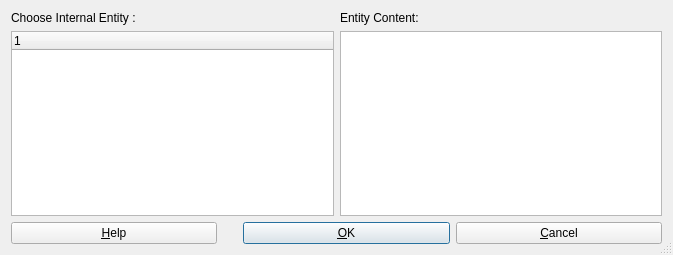
<ui version="4.0" >
 <class>InsertIntEntityDialogBase</class>
 <widget class="QDialog" name="InsertIntEntityDialogBase" >
  <property name="geometry" >
   <rect>
    <x>0</x>
    <y>0</y>
    <width>673</width>
    <height>255</height>
   </rect>
  </property>
  <property name="windowTitle" >
   <string>Insert Internal Entity</string>
  </property>
  <property name="sizeGripEnabled" >
   <bool>true</bool>
  </property>
  <layout class="QGridLayout" >
   <property name="leftMargin" >
    <number>11</number>
   </property>
   <property name="topMargin" >
    <number>11</number>
   </property>
   <property name="rightMargin" >
    <number>11</number>
   </property>
   <property name="bottomMargin" >
    <number>11</number>
   </property>
   <property name="horizontalSpacing" >
    <number>6</number>
   </property>
   <property name="verticalSpacing" >
    <number>6</number>
   </property>
   <item row="2" column="0" colspan="2" >
    <layout class="QHBoxLayout" >
     <property name="spacing" >
      <number>6</number>
     </property>
     <property name="leftMargin" >
      <number>0</number>
     </property>
     <property name="topMargin" >
      <number>0</number>
     </property>
     <property name="rightMargin" >
      <number>0</number>
     </property>
     <property name="bottomMargin" >
      <number>0</number>
     </property>
     <item>
      <widget class="QPushButton" name="helpButton_" >
       <property name="text" >
        <string>&amp;Help</string>
       </property>
       <property name="shortcut" >
        <string>Alt+H</string>
       </property>
       <property name="autoDefault" >
        <bool>false</bool>
       </property>
      </widget>
     </item>
     <item>
      <spacer>
       <property name="orientation" >
        <enum>Qt::Vertical</enum>
       </property>
       <property name="sizeType" >
        <enum>QSizePolicy::Expanding</enum>
       </property>
       <property name="sizeHint" >
        <size>
         <width>20</width>
         <height>20</height>
        </size>
       </property>
      </spacer>
     </item>
     <item>
      <widget class="QPushButton" name="okButton_" >
       <property name="enabled" >
        <bool>true</bool>
       </property>
       <property name="text" >
        <string>&amp;OK</string>
       </property>
       <property name="shortcut" >
        <string>Alt+O</string>
       </property>
       <property name="autoDefault" >
        <bool>true</bool>
       </property>
       <property name="default" >
        <bool>true</bool>
       </property>
      </widget>
     </item>
     <item>
      <widget class="QPushButton" name="cancelButton_" >
       <property name="text" >
        <string>&amp;Cancel</string>
       </property>
       <property name="shortcut" >
        <string>Alt+C</string>
       </property>
       <property name="autoDefault" >
        <bool>false</bool>
       </property>
      </widget>
     </item>
    </layout>
   </item>
   <item row="0" column="0" >
    <widget class="QLabel" name="TextLabel1" >
     <property name="text" >
      <string>Choose Internal Entity :</string>
     </property>
    </widget>
   </item>
   <item row="0" column="1" >
    <widget class="QLabel" name="TextLabel2" >
     <property name="frameShape" >
      <enum>QFrame::NoFrame</enum>
     </property>
     <property name="frameShadow" >
      <enum>QFrame::Plain</enum>
     </property>
     <property name="text" >
      <string>Entity Content:</string>
     </property>
    </widget>
   </item>
   <item row="1" column="1" >
    <widget class="QTextEdit" name="contentTextEdit_" >
     <property name="focusPolicy" >
      <enum>Qt::NoFocus</enum>
     </property>
     <property name="readOnly" >
      <bool>true</bool>
     </property>
    </widget>
   </item>
   <item row="1" column="0" >
    <widget class="QTreeWidget" name="entityListView_" >
     <column>
      <property name="text" >
       <string>1</string>
      </property>
     </column>
    </widget>
   </item>
  </layout>
 </widget>
 <layoutdefault spacing="6" margin="11" />
 <pixmapfunction>qPixmapFromMimeSource</pixmapfunction>
 <tabstops>
  <tabstop>entityListView_</tabstop>
  <tabstop>helpButton_</tabstop>
  <tabstop>okButton_</tabstop>
  <tabstop>cancelButton_</tabstop>
  <tabstop>contentTextEdit_</tabstop>
 </tabstops>
 <resources/>
 <connections>
  <connection>
   <sender>okButton_</sender>
   <signal>clicked()</signal>
   <receiver>InsertIntEntityDialogBase</receiver>
   <slot>accept()</slot>
   <hints>
    <hint type="sourcelabel" >
     <x>20</x>
     <y>20</y>
    </hint>
    <hint type="destinationlabel" >
     <x>20</x>
     <y>20</y>
    </hint>
   </hints>
  </connection>
  <connection>
   <sender>cancelButton_</sender>
   <signal>clicked()</signal>
   <receiver>InsertIntEntityDialogBase</receiver>
   <slot>reject()</slot>
   <hints>
    <hint type="sourcelabel" >
     <x>20</x>
     <y>20</y>
    </hint>
    <hint type="destinationlabel" >
     <x>20</x>
     <y>20</y>
    </hint>
   </hints>
  </connection>
 </connections>
</ui>
